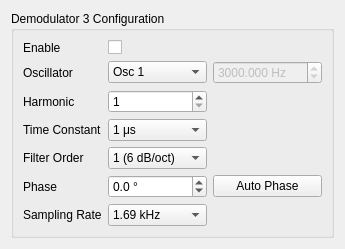
     <widget class="QWidget" name="demod3_tab">
      <attribute name="title">
       <string>Demodulator 3</string>
      </attribute>
      <layout class="QVBoxLayout" name="verticalLayout_demod3">
       <item>
        <widget class="QGroupBox" name="groupBox_demod3_config">
         <property name="title">
          <string>Demodulator 3 Configuration</string>
         </property>
         <layout class="QGridLayout" name="gridLayout">
          <item row="10" column="0">
           <widget class="QLabel" name="label_sampling_rate_3">
            <property name="text">
             <string>Sampling Rate</string>
            </property>
           </widget>
          </item>
          <item row="1" column="2">
           <widget class="QDoubleSpinBox" name="frequency_3_doubleSpinBox">
            <property name="enabled">
             <bool>false</bool>
            </property>
            <property name="suffix">
             <string> Hz</string>
            </property>
            <property name="decimals">
             <number>3</number>
            </property>
            <property name="minimum">
             <double>0.001000000000000</double>
            </property>
            <property name="maximum">
             <double>5000000.000000000000000</double>
            </property>
            <property name="value">
             <double>3000.000000000000000</double>
            </property>
           </widget>
          </item>
          <item row="9" column="0">
           <widget class="QLabel" name="label_phase_3">
            <property name="text">
             <string>Phase</string>
            </property>
           </widget>
          </item>
          <item row="1" column="1">
           <widget class="QComboBox" name="oscillator_3_comboBox">
            <item>
             <property name="text">
              <string>Osc 1</string>
             </property>
            </item>
            <item>
             <property name="text">
              <string>Osc 2</string>
             </property>
            </item>
            <item>
             <property name="text">
              <string>Osc 3</string>
             </property>
            </item>
            <item>
             <property name="text">
              <string>Osc 4</string>
             </property>
            </item>
           </widget>
          </item>
          <item row="10" column="1">
           <widget class="QComboBox" name="sampling_rate_3_comboBox">
            <item>
             <property name="text">
              <string>1.69 kHz</string>
             </property>
            </item>
            <item>
             <property name="text">
              <string>3.39 kHz</string>
             </property>
            </item>
            <item>
             <property name="text">
              <string>6.78 kHz</string>
             </property>
            </item>
            <item>
             <property name="text">
              <string>13.6 kHz</string>
             </property>
            </item>
            <item>
             <property name="text">
              <string>27.1 kHz</string>
             </property>
            </item>
            <item>
             <property name="text">
              <string>54.3 kHz</string>
             </property>
            </item>
            <item>
             <property name="text">
              <string>108.6 kHz</string>
             </property>
            </item>
            <item>
             <property name="text">
              <string>217.1 kHz</string>
             </property>
            </item>
            <item>
             <property name="text">
              <string>434.2 kHz</string>
             </property>
            </item>
            <item>
             <property name="text">
              <string>868.4 kHz</string>
             </property>
            </item>
            <item>
             <property name="text">
              <string>1.74 MHz</string>
             </property>
            </item>
           </widget>
          </item>
          <item row="4" column="1">
           <widget class="QSpinBox" name="harmonic_3_spinBox">
            <property name="minimum">
             <number>1</number>
            </property>
            <property name="maximum">
             <number>1023</number>
            </property>
            <property name="value">
             <number>1</number>
            </property>
           </widget>
          </item>
          <item row="7" column="0">
           <widget class="QLabel" name="label_filter_order_3">
            <property name="text">
             <string>Filter Order</string>
            </property>
           </widget>
          </item>
          <item row="1" column="0">
           <widget class="QLabel" name="label_oscillator_3">
            <property name="text">
             <string>Oscillator</string>
            </property>
           </widget>
          </item>
          <item row="7" column="1">
           <widget class="QComboBox" name="filter_order_3_comboBox">
            <item>
             <property name="text">
              <string>1 (6 dB/oct)</string>
             </property>
            </item>
            <item>
             <property name="text">
              <string>2 (12 dB/oct)</string>
             </property>
            </item>
            <item>
             <property name="text">
              <string>3 (18 dB/oct)</string>
             </property>
            </item>
            <item>
             <property name="text">
              <string>4 (24 dB/oct)</string>
             </property>
            </item>
            <item>
             <property name="text">
              <string>5 (30 dB/oct)</string>
             </property>
            </item>
            <item>
             <property name="text">
              <string>6 (36 dB/oct)</string>
             </property>
            </item>
            <item>
             <property name="text">
              <string>7 (42 dB/oct)</string>
             </property>
            </item>
            <item>
             <property name="text">
              <string>8 (48 dB/oct)</string>
             </property>
            </item>
           </widget>
          </item>
          <item row="5" column="1">
           <widget class="QComboBox" name="time_constant_3_comboBox">
            <property name="maxVisibleItems">
             <number>20</number>
            </property>
            <item>
             <property name="text">
              <string>1 μs</string>
             </property>
            </item>
            <item>
             <property name="text">
              <string>3 μs</string>
             </property>
            </item>
            <item>
             <property name="text">
              <string>10 μs</string>
             </property>
            </item>
            <item>
             <property name="text">
              <string>30 μs</string>
             </property>
            </item>
            <item>
             <property name="text">
              <string>100 μs</string>
             </property>
            </item>
            <item>
             <property name="text">
              <string>300 μs</string>
             </property>
            </item>
            <item>
             <property name="text">
              <string>1 ms</string>
             </property>
            </item>
            <item>
             <property name="text">
              <string>3 ms</string>
             </property>
            </item>
            <item>
             <property name="text">
              <string>10 ms</string>
             </property>
            </item>
            <item>
             <property name="text">
              <string>30 ms</string>
             </property>
            </item>
            <item>
             <property name="text">
              <string>100 ms</string>
             </property>
            </item>
            <item>
             <property name="text">
              <string>300 ms</string>
             </property>
            </item>
            <item>
             <property name="text">
              <string>1 s</string>
             </property>
            </item>
            <item>
             <property name="text">
              <string>3 s</string>
             </property>
            </item>
            <item>
             <property name="text">
              <string>10 s</string>
             </property>
            </item>
           </widget>
          </item>
          <item row="9" column="1">
           <widget class="QDoubleSpinBox" name="phase_3_doubleSpinBox">
            <property name="suffix">
             <string> °</string>
            </property>
            <property name="decimals">
             <number>1</number>
            </property>
            <property name="minimum">
             <double>-180.000000000000000</double>
            </property>
            <property name="maximum">
             <double>180.000000000000000</double>
            </property>
            <property name="singleStep">
             <double>1.000000000000000</double>
            </property>
           </widget>
          </item>
          <item row="5" column="0">
           <widget class="QLabel" name="label_time_constant_3">
            <property name="text">
             <string>Time Constant</string>
            </property>
           </widget>
          </item>
          <item row="9" column="2">
           <widget class="QPushButton" name="auto_phase_3_pushButton">
            <property name="text">
             <string>Auto Phase</string>
            </property>
           </widget>
          </item>
          <item row="4" column="0">
           <widget class="QLabel" name="label_harmonic_3">
            <property name="text">
             <string>Harmonic</string>
            </property>
           </widget>
          </item>
          <item row="0" column="0">
           <widget class="QLabel" name="label_enable_3">
            <property name="text">
             <string>Enable</string>
            </property>
           </widget>
          </item>
          <item row="0" column="1">
           <widget class="QCheckBox" name="enable_3_checkBox">
            <property name="checked">
             <bool>false</bool>
            </property>
           </widget>
          </item>
         </layout>
        </widget>
       </item>
      </layout>
     </widget>
